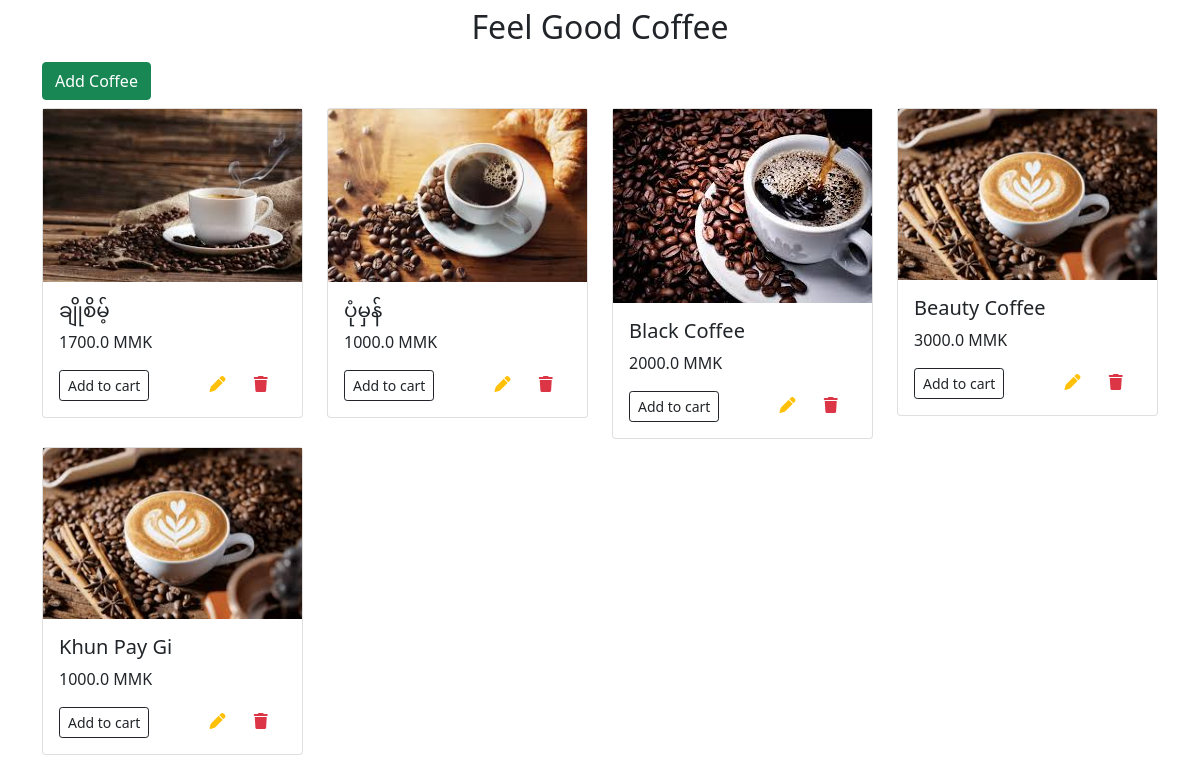
Page /coffee/ on the committed database.
### coffee/models.py (models this page shows, shortened)
class Coffee(models.Model):
    name = models.CharField(max_length=225)
    price = models.FloatField()
    qty = models.IntegerField()
    image = models.ImageField(upload_to='images/')

### coffee/views.py (the view)
# urls.py: path('', views.coffee_list, name='coffee_list'),
def coffee_list(request):
    coffees = Coffee.objects.all()
    return render(request, 'coffee/index.html', {'coffees': coffees})

### coffee/templates/coffee/index.html (shortened to what this page needs)
{% extends 'base.html' %}
{% block content %}
<h2 class="text-center p-2">Feel Good Coffee</h2>
<div class="col-4">
    <a class="btn btn-success" href="{% url 'coffee_create' %}">Add Coffee</a>
</div>
<div class="col-8"></div>
{% for coffee in coffees %}
<div class="col-lg-3 col-md-6 col-sm-12 mt-2">
    <div class="card">
        <img width="100%" height="80%" src="{{ coffee.image.url }}" class="card-image-top" alt="">
        <div class="card-body">
            <h5 class="card-title">{{ coffee.name }}</h5>
            <p class="card-text">{{ coffee.price }} MMK</p>
            <a href="" class="btn btn-outline-dark btn-sm me-5">Add to cart</a>
            <a href="{% url 'coffee_update' coffee.id %}" class="text-warning m-2"><i class="fa-solid fa-pen"></i></a>
            <a href="{% url 'coffee_delete' coffee.id %}" onclick="return confirm('Are you sure Delete?')" class="text-danger ms-3"><i class="fa-solid fa-trash"></i></a>
        </div>
    </div>
</div>
{% endfor %}
{% endblock content %}

### coffee/templates/base.html (shortened to what this page needs)
<!DOCTYPE html>
<html lang="en">
<head>
    <link href="https://cdn.jsdelivr.net/npm/bootstrap@5.0.2/dist/css/bootstrap.min.css" rel="stylesheet"
>
        <link rel="stylesheet" href="https://cdnjs.cloudflare.com/ajax/libs/font-awesome/6.7.2/css/all.min.css">
</head>
<body>
    <div class="container">
        <div class="row">
            {% block content %}
            {% endblock content %}
        </div>
    </div>
</body>
</html>

### rows in the picture
Coffee: image (picture), name "ချိုစိမ့်", price "1700.0"
Coffee: image (picture), name "ပုံမှန်", price "1000.0"
Coffee: image (picture), name "Black Coffee", price "2000.0"
Coffee: image (picture), name "Beauty Coffee", price "3000.0"
Coffee: image (picture), name "Khun Pay Gi", price "1000.0"
